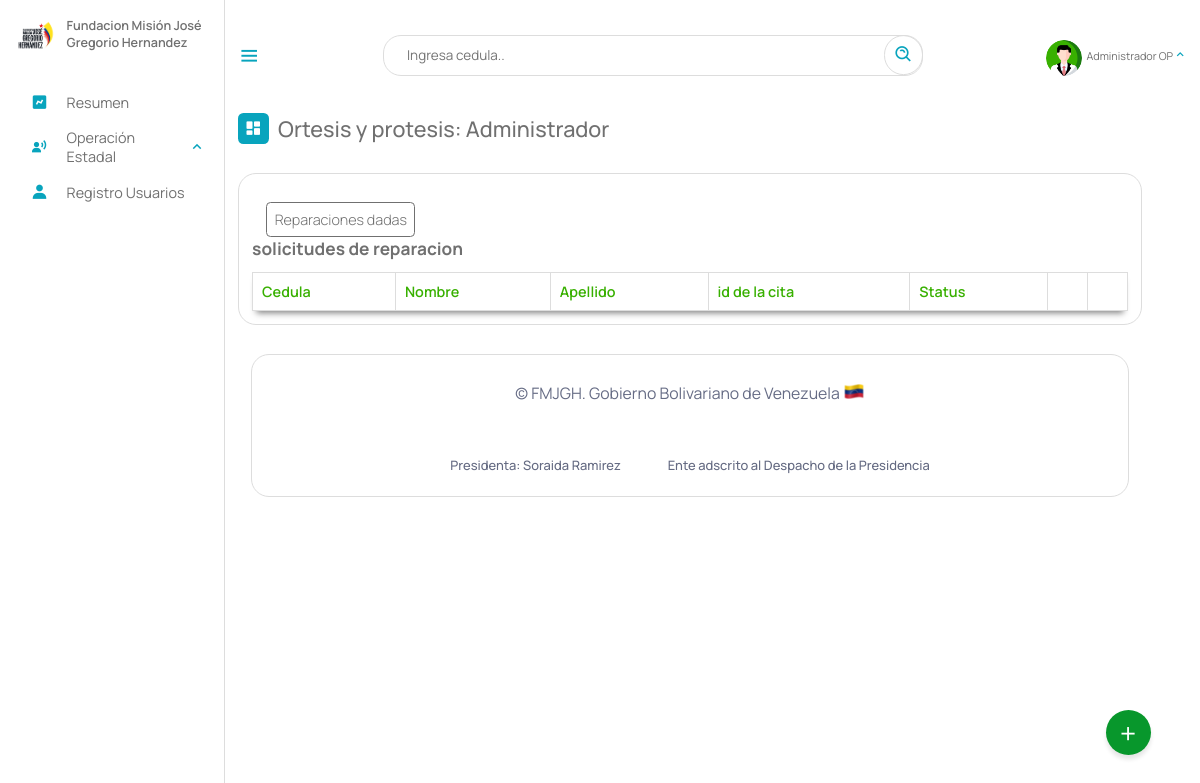
Before: /Escritorio/06-reparacionArtificio.php (signed in) with the older database file.
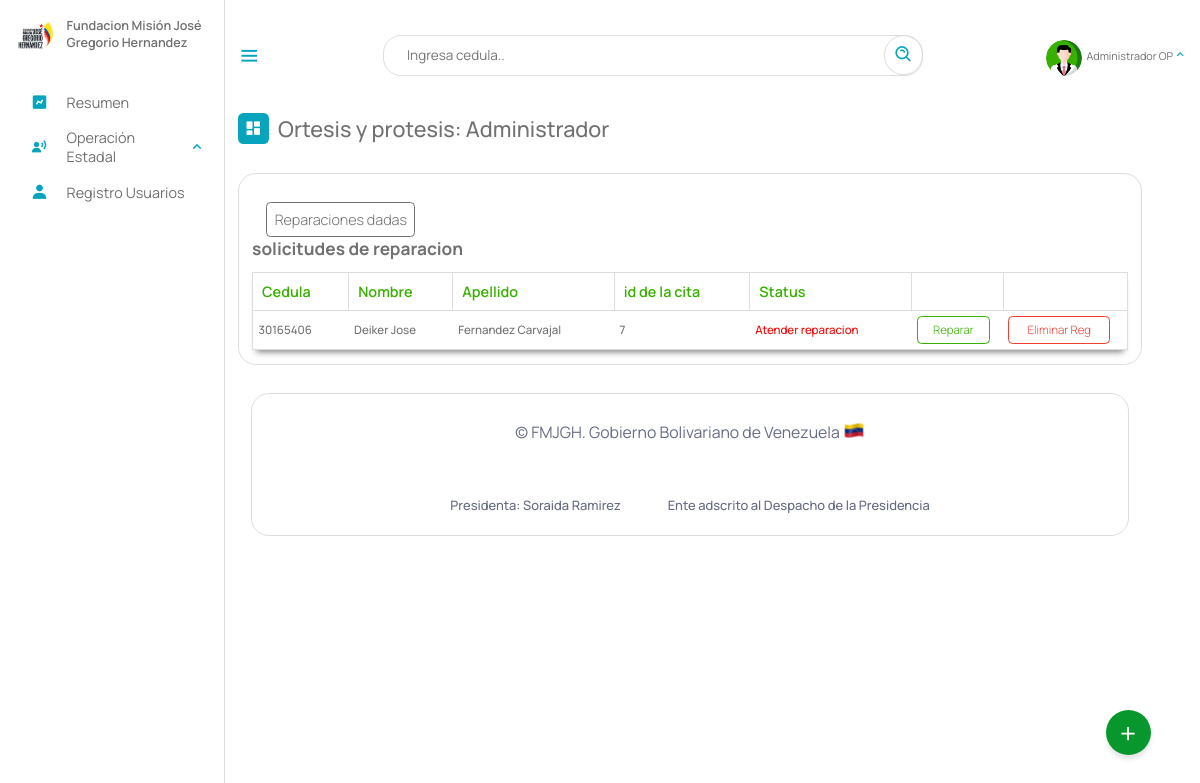
After: the same page with the newer database file.
### tables this page shows
CREATE TABLE `beneficiario` (
  `cedula` int(12) NOT NULL,
  `nombre` text NOT NULL,
  `apellido` text NOT NULL,
  `fecha_naci` date NOT NULL,
  `email` varchar(50) NOT NULL,
  `telefono` varchar(12) NOT NULL,
  `nacionalidad` char(2) NOT NULL,
  `edad` int(2) NOT NULL,
  `sexo` char(1) NOT NULL,
  `edo_civil` text NOT NULL,
  `nro_hijo` int(2) DEFAULT NULL,
  `estado` varchar(10) NOT NULL,
  `municipio` varchar(20) NOT NULL,
  `parroquia` varchar(10) NOT NULL,
  `discapacidad` varchar(10) NOT NULL,
  `atencion_solicitada` varchar(10) NOT NULL,
  `certificado` varchar(50) DEFAULT NULL,
  `registrado_por` text DEFAULT NULL,
  `fecha_registro` date NOT NULL,
  PRIMARY KEY (`cedula`),
  KEY `estado` (`estado`),
  KEY `discapacidad` (`discapacidad`),
  KEY `atencion_solicitada` (`atencion_solicitada`),
  KEY `municipio` (`municipio`),
  KEY `parroquia` (`parroquia`),
  CONSTRAINT `beneficiario_ibfk_1` FOREIGN KEY (`estado`) REFERENCES `estados` (`id_estados`) ON DELETE CASCADE,
  CONSTRAINT `beneficiario_ibfk_2` FOREIGN KEY (`municipio`) REFERENCES `municipios` (`id_municipios`) ON DELETE CASCADE,
  CONSTRAINT `beneficiario_ibfk_3` FOREIGN KEY (`parroquia`) REFERENCES `parroquia` (`id`) ON DELETE CASCADE ON UPDATE CASCADE,
  CONSTRAINT `beneficiario_ibfk_4` FOREIGN KEY (`discapacidad`) REFERENCES `discapacid_e` (`id_e`) ON DELETE CASCADE,
  CONSTRAINT `beneficiario_ibfk_5` FOREIGN KEY (`atencion_solicitada`) REFERENCES `tipoatencion` (`id`) ON DELETE CASCADE
);

CREATE TABLE `reparacion_artificios` (
  `id` int(11) NOT NULL AUTO_INCREMENT,
  `cedula` int(12) NOT NULL,
  `fecha_reparacion` date DEFAULT NULL,
  `artificio` varchar(10) DEFAULT NULL,
  PRIMARY KEY (`id`),
  KEY `cedula` (`cedula`)
);

### php/01-05-reparacionArtificio.php (called while the page is built, shortened)
<?php
include_once("ManejadorBD.php");
class raparacion_artificio extends ManejadorBD{
        private $cnn;
        public function __construct($tipoConexion){
            $this->cnn = parent::conectar($tipoConexion);
        }
		public function consultarTodasReparacionesSindar(){
			try{
				$stmt = $this->cnn->prepare("SELECT beneficiario.nombre, beneficiario.apellido, beneficiario.cedula, reparacion_artificios.id FROM beneficiario,
                reparacion_artificios WHERE beneficiario.cedula = reparacion_artificios.cedula AND
                /* beneficiario.atencion_solicitada = '6-repaart' */  reparacion_artificios.artificio IS NULL;");
				$stmt->setFetchMode(PDO::FETCH_ASSOC);
				$stmt->execute();
				return $stmt->fetchAll();
	        }catch(PDOException $error) {
				echo "Error: ejecutando consulta SQL.".$error->getMessage();
				exit();
	        }
		}
}

### php/ManejadorBD.php (called while the page is built, shortened)
<?php
	class ManejadorBD extends PDO {
		public $srv	= SRV;
		public $usr	= USR;
		public $pas	= PAS;
		public $dbn	= BDN;
		public function conectar($tipoConexion){
			try{
				switch ($tipoConexion) {
				    case 1:
				        $dsn = "mysql:host=$this->srv;dbname=$this->dbn";
				        break;
				}
				$dbh = new PDO($dsn, $this->usr, $this->pas);
    			$dbh->setAttribute(PDO::ATTR_ERRMODE, PDO::ERRMODE_EXCEPTION);
			}catch(PDOException $error){
                echo "Error al Conectar con la Base de Datos: ".$error->getMessage();
                exit();
			}
            $this->conexionBD = $dbh;
			return $this->conexionBD;
		}
	}
?>

### Escritorio/06-reparacionArtificio.php (the view, shortened to what this page needs)
<?php
include_once("partearriba.php");
?>
<div class="dash-contenido">
    <div class="overview">
        <div class="titulo">
            <i class='bx bxs-dashboard'> </i>
            <span class="link-name">Ortesis y protesis: <?php echo $rol ?></span>
        </div>
    </div>
    <div class="tabla-atencion">
        <div class="personas-conatencion"><a class="enlace" href="06-reparacionDada.php">Reparaciones dadas</a></div>
            <h2>solicitudes de reparacion</h2>
            <table>
                <thead>
                    <tr>
                        <th>Cedula</th>
                        <th>Nombre</th>
                        <th>Apellido</th>
                        <th>id de la cita</th>
                        <th>Status</th>
                        <th></th>
                        <th></th>
                    </tr>
                </thead>
                <tbody>
                    <?php
                        include_once("../php/01-05-reparacionArtificio.php");
                        $aten = new raparacion_artificio (1);
                        $consulta = $aten->consultarTodasReparacionesSindar();
                        if ($consulta){
                        foreach($consulta as $registros){
                     ?>
                    <tr>
                        <td><?php echo $registros["cedula"] ?></td>
                        <td><?php echo $registros["nombre"] ?></td>
                        <td><?php echo $registros["apellido"] ?></td>
                        <td><?php echo $registros["id"] ?></td>
                        <td style="color: red;">Atender reparacion</td>
                        <td><a href="06-asignarReparacion.php?id=<?php echo $registros["id"]?>">Reparar</a></td>
                        <td><a href="" class="eliminar">Eliminar Reg</a></td>
                    </tr>
                    <?php
                    }
                        }
                    ?>
                </tbody>
            </table>
        </div>
<?php
    include_once("parteabajo.php");
    ?>

Changed rows visible on the page:
added beneficiario: cedula "30165406", nombre "Deiker Jose", apellido "Fernandez Carvajal", reparacion_artificios.id "7"
